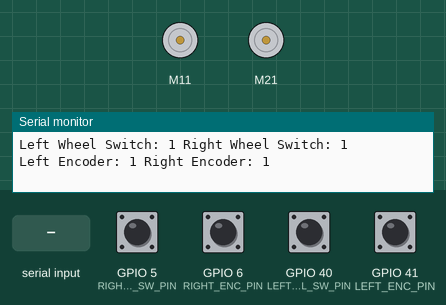
This sketch was run on a simulated ESP32-S3. On the bench: 2 × DC motor (green arrow = forward, orange = backward, longer = faster), the last lines printed to the serial monitor. Inputs (shaded band) come from the test bench; at power-on: GPIO 5 (RIGHT_WHEEL_SW_PIN), GPIO 6 (RIGHT_ENC_PIN), GPIO 40 (LEFT_WHEEL_SW_PIN), GPIO 41 (LEFT_ENC_PIN) HIGH.

Above: at 1.2 s.
1.3 s: "F" received over Serial
At 1.6 s:
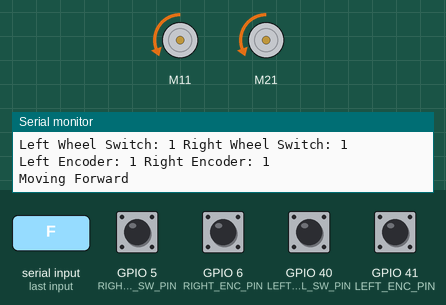
2.8 s: "B" received over Serial
At 4.0 s:
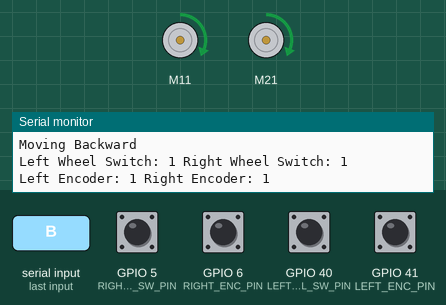
4.3 s: "R" received over Serial
At 5.2 s:
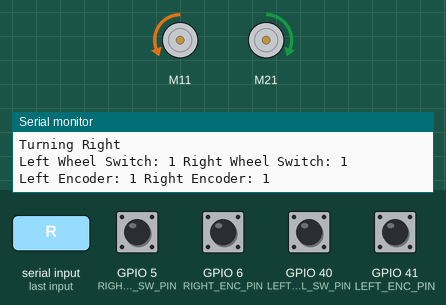
5.8 s: "L" received over Serial
At 6.3 s:
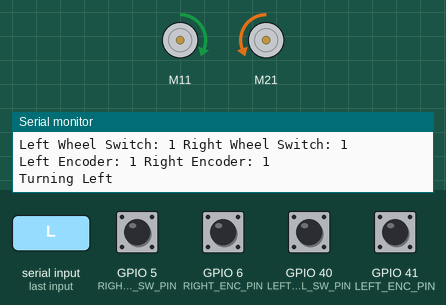
Timing chart, 0 to 8.3 s (numbered marks = the images above; inputs shaded):
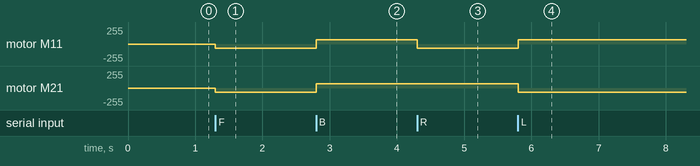

Measured:
- after the input at 1.3 s, motor M11, motor M21: stopped → backward 64/255 at once
- after the input at 2.8 s, motor M11, motor M21: backward 64/255 → forward 64/255 at once
- after the input at 4.3 s, motor M11: forward 64/255 → backward 64/255 at once
- after the input at 5.8 s, motor M11: backward 64/255 → forward 64/255 at once; motor M21: forward 64/255 → backward 64/255 at once

The sketch:

9_SERIAL_MOTOR_CTRL.ino
```cpp
/*
  By Ranil Ganlath
  This is for testing the Roomba Encoders with a 3V Power Source. With the ESP32, any GPIO pin can be configured as the digital input pullup pin.
  Board: ESP32-S3-WROOM-1
  ESP32 GND - Motor Driver GND
  ESP32 11  - Motor Driver PWM 1 Input
  ESP32 13  - Motor Driver DIR 1 Input
  ESP32 21  - Motor Driver PWM 2 Input
  ESP32 19  - Motor Driver DIR 2 Input


  ESP32 41  - Motor Encoder Left Input (internal pullup)
  ESP32 40  - Wheel Drop Switch Left Input
  ESP32 6  - Motor Encoder Right Input (internal pullup)
  ESP32 5  - Wheel Drop Switch Right Input

  IDE Configuration:
  Arduino Board: ESP32S3 Dev Module
  Upload Speed: 921600
  USB Mode: Hardware CDC and JTAG
  USB CDC On Boot: Disabled
  USB Firmware MSC On Boot: Disabled
  USB DFU On Boot: Disabled
  Upload Mode: UART0/Hardware CDC
  CPU Freq: 240MHz
  Flash Mode: QIO 80MHz
  Flash Size: 4MB
  Parition Scheme: Default 4MB with spiffs
  Core Debug Level: None
  PSRAM: Disabled
  Arduino Runs On: Core 1
  Events Run On: Core 1
  Erash All Flash Before Sketch Upload: Disabled
  JTAG Adapter: Disabled
  Zigbee Mode: Disabled
*/
#include "CytronMotorDriver.h"

// Configure the motor driver.
CytronMD motor1(PWM_DIR, 11, 13);  // PWM 1 = Pin 11, DIR 1 = Pin 13.
CytronMD motor2(PWM_DIR, 21, 19);  // PWM 2 = Pin 21, DIR 2 = Pin 19.

#define LEFT_ENC_PIN 41
#define RIGHT_ENC_PIN 6
#define LEFT_WHEEL_SW_PIN 40
#define RIGHT_WHEEL_SW_PIN 5

// Motor speed constants
#define MOTOR_SPEED 64      // Standard movement speed (25% of max)
#define TURNING_SPEED 64    // Slightly slower for turns

char command = 'S';         // Default to Stop

// The setup routine runs once when you press reset.
void setup() {
  pinMode(LEFT_ENC_PIN, INPUT_PULLUP);
  pinMode(RIGHT_ENC_PIN, INPUT_PULLUP);
  pinMode(LEFT_WHEEL_SW_PIN, INPUT_PULLUP);
  pinMode(RIGHT_WHEEL_SW_PIN, INPUT_PULLUP);

  Serial.begin(115200);
  while(!Serial);

  Serial.println("Roomba Serial Controller Started");
  Serial.println("Commands: F (forward), B (backward), R (right), L (left), S (stop)");

  // Initially stopped
  motor1.setSpeed(0);
  motor2.setSpeed(0);
}

// The loop routine runs over and over again forever.
void loop() {
  // Check for serial commands
  if (Serial.available() > 0) {
    command = Serial.read();

    // Convert lowercase to uppercase for convenience
    if (command >= 'a' && command <= 'z') {
      command = command - 'a' + 'A';
    }

    // Process the command
    switch (command) {
      case 'F':  // Forward
        Serial.println("Moving Forward");
        motor1.setSpeed(-MOTOR_SPEED);   // Left motor forward
        motor2.setSpeed(-MOTOR_SPEED);   // Right motor forward
        break;

      case 'B':  // Backward
        Serial.println("Moving Backward");
        motor1.setSpeed(MOTOR_SPEED);  // Left motor backward
        motor2.setSpeed(MOTOR_SPEED);  // Right motor backward
        break;

      case 'R':  // Right turn
        Serial.println("Turning Right");
        motor1.setSpeed(-TURNING_SPEED);    // Left motor forward
        motor2.setSpeed(TURNING_SPEED);   // Right motor backward
        break;

      case 'L':  // Left turn
        Serial.println("Turning Left");
        motor1.setSpeed(TURNING_SPEED);   // Left motor backward
        motor2.setSpeed(-TURNING_SPEED);    // Right motor forward
        break;

      case 'S':  // Stop
        Serial.println("Stopping");
        motor1.setSpeed(0);  // Stop left motor
        motor2.setSpeed(0);  // Stop right motor
        break;

      default:
        // Do nothing for unrecognized commands
        break;
    }
  }

  // Display sensor info
  if (millis() % 1000 == 0) {  // Print sensor data once per second
    Serial.println("Left Wheel Switch: " + String(digitalRead(LEFT_WHEEL_SW_PIN)) +
                  " Right Wheel Switch: " + String(digitalRead(RIGHT_WHEEL_SW_PIN)));
    Serial.println("Left Encoder: " + String(digitalRead(LEFT_ENC_PIN)) +
                  " Right Encoder: " + String(digitalRead(RIGHT_ENC_PIN)));
  }
}
```
